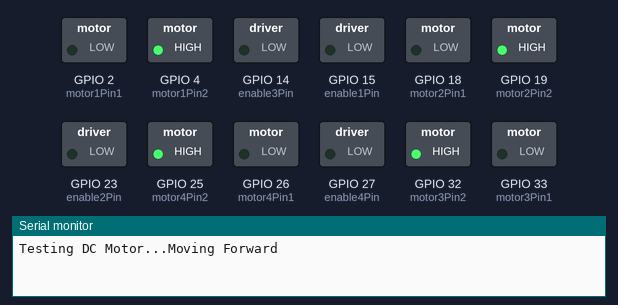
A sketch run on a simulated ESP32. Parts: switched loads named in the sketch (green lamp = pin HIGH), the last lines printed to the serial monitor.

Above: at 0.05 s.
At 3.05 s:
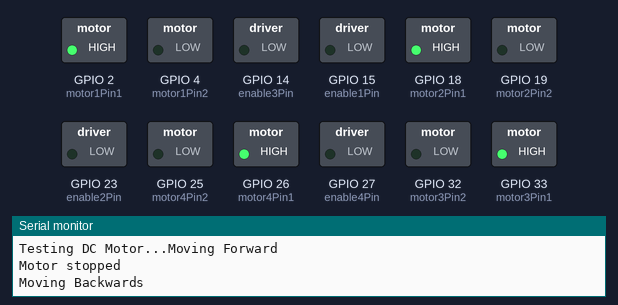
At 5.95 s:
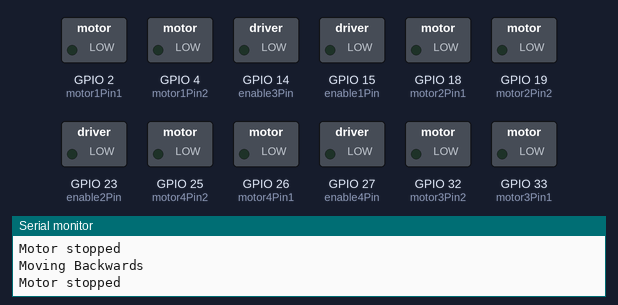
At 7.0 s:
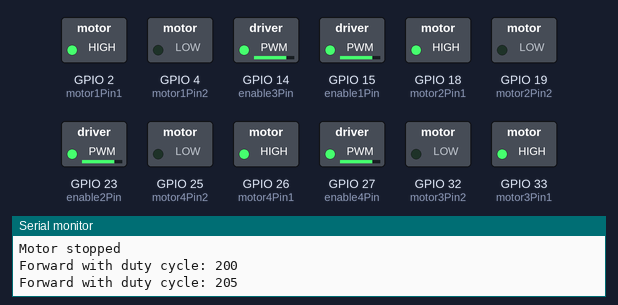
At 11.95 s:
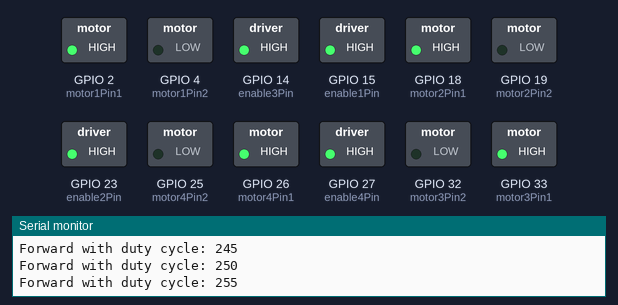
Timing chart, 0 to 15.6 s (numbered marks = the images above):
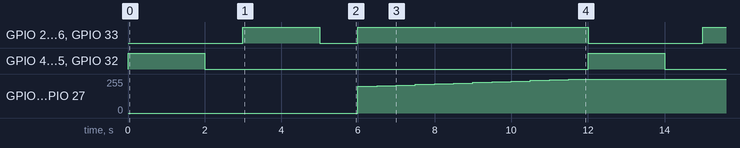

Measured:
- by itself, GPIO 4 (motor1Pin2), GPIO 19 (motor2Pin2), GPIO 25 (motor4Pin2), GPIO 32 (motor3Pin2): alternates HIGH for 2.0 s and LOW for 10.0 s
- by itself, GPIO 2 (motor1Pin1), GPIO 18 (motor2Pin1), GPIO 26 (motor4Pin1), GPIO 33 (motor3Pin1): repeats every 12.0 s: LOW 1.0 s, HIGH 6.0 s, LOW 3.0 s, HIGH 2.0 s
- by itself, GPIO 14 (enable3Pin), GPIO 15 (enable1Pin), GPIO 23 (enable2Pin), GPIO 27 (enable4Pin): repeats every 12.0 s: 204/255 0.50 s, 209/255 0.50 s, 214/255 0.50 s, 219/255 0.50 s, 224/255 0.50 s, 229/255 0.50 s, 234/255 0.50 s, 239/255 0.50 s, 244/255 0.50 s, 249/255 0.50 s, 255/255 6.5 s, 199/255 0.50 s

The sketch:

test.ino.ino
```cpp
// Motor_driver 1
// Motor 1
int motor1Pin1 = 2;
int motor1Pin2 = 4;
int enable1Pin = 15;

// standby18
// Motor 2
int motor2Pin1=18;
int motor2Pin2=19;//18
int enable2Pin=23;

// Motor_Driver 2
// Motor 3
int motor3Pin1 = 33;
int motor3Pin2 = 32;
int enable3Pin = 14;

// standby18
// Motor 4
int motor4Pin1=26;
int motor4Pin2=25;//18
int enable4Pin=27;

// Setting PWM properties
const int freq = 30000;
const int pwmChannel = 0;
const int resolution = 8;
int dutyCycle = 200;

void setup() {
  // sets the pins as outputs:
  pinMode(motor1Pin1, OUTPUT);
  pinMode(motor1Pin2, OUTPUT);
  pinMode(enable1Pin, OUTPUT);

  pinMode(motor2Pin1, OUTPUT);
  pinMode(motor2Pin2, OUTPUT);
  pinMode(enable2Pin, OUTPUT);

  pinMode(motor3Pin1, OUTPUT);
  pinMode(motor3Pin2, OUTPUT);
  pinMode(enable3Pin, OUTPUT);

  pinMode(motor4Pin1, OUTPUT);
  pinMode(motor4Pin2, OUTPUT);
  pinMode(enable4Pin, OUTPUT);

  // configure LED PWM functionalitites
  ledcSetup(pwmChannel, freq, resolution);

  // attach the channel to the GPIO to be controlled
  ledcAttachPin(enable1Pin, pwmChannel);
  ledcAttachPin(enable2Pin, pwmChannel);
  ledcAttachPin(enable3Pin, pwmChannel);
  ledcAttachPin(enable4Pin, pwmChannel);

  Serial.begin(115200);

  // testing
  Serial.print("Testing DC Motor...");
}

void loop() {
  // Move the DC motor forward at maximum speed
  Serial.println("Moving Forward");
  digitalWrite(motor1Pin1, LOW);
  digitalWrite(motor1Pin2, HIGH);

  digitalWrite(motor2Pin1, LOW);
  digitalWrite(motor2Pin2, HIGH);

  digitalWrite(motor3Pin1, LOW);
  digitalWrite(motor3Pin2, HIGH);

  digitalWrite(motor4Pin1, LOW);
  digitalWrite(motor4Pin2, HIGH);

 delay(2000);
  // Stop the DC motor
  Serial.println("Motor stopped");
  digitalWrite(motor1Pin1, LOW);
  digitalWrite(motor1Pin2, LOW);

  digitalWrite(motor2Pin1, LOW);
  digitalWrite(motor2Pin2, LOW);

  digitalWrite(motor3Pin1, LOW);
  digitalWrite(motor3Pin2, LOW);

  digitalWrite(motor4Pin1, LOW);
  digitalWrite(motor4Pin2, LOW);

  delay(1000);

  // Move DC motor backwards at maximum speed
  Serial.println("Moving Backwards");
  digitalWrite(motor1Pin1, HIGH);
  digitalWrite(motor1Pin2, LOW);

  digitalWrite(motor2Pin1, HIGH);
  digitalWrite(motor2Pin2, LOW);

  digitalWrite(motor3Pin1, HIGH);
  digitalWrite(motor3Pin2, LOW);

  digitalWrite(motor4Pin1, HIGH);
  digitalWrite(motor4Pin2, LOW);

  delay(2000);

  // Stop the DC motor
  Serial.println("Motor stopped");
  digitalWrite(motor1Pin1, LOW);
  digitalWrite(motor1Pin2, LOW);

  digitalWrite(motor2Pin1, LOW);
  digitalWrite(motor2Pin2, LOW);

  digitalWrite(motor3Pin1, LOW);
  digitalWrite(motor3Pin2, LOW);

  digitalWrite(motor4Pin1, LOW);
  digitalWrite(motor4Pin2, LOW);

  delay(1000);

  // Move DC motor forward with increasing speed
  digitalWrite(motor1Pin1, HIGH);
  digitalWrite(motor1Pin2, LOW);

  digitalWrite(motor2Pin1, HIGH);
  digitalWrite(motor2Pin2, LOW);

  digitalWrite(motor3Pin1, HIGH);
  digitalWrite(motor3Pin2, LOW);

  digitalWrite(motor4Pin1, HIGH);
  digitalWrite(motor4Pin2, LOW);

  while (dutyCycle <= 255){
    ledcWrite(pwmChannel, dutyCycle);
    Serial.print("Forward with duty cycle: ");
    Serial.println(dutyCycle);
    dutyCycle = dutyCycle + 5;
    delay(500);
  }
  dutyCycle = 200;
}
```
